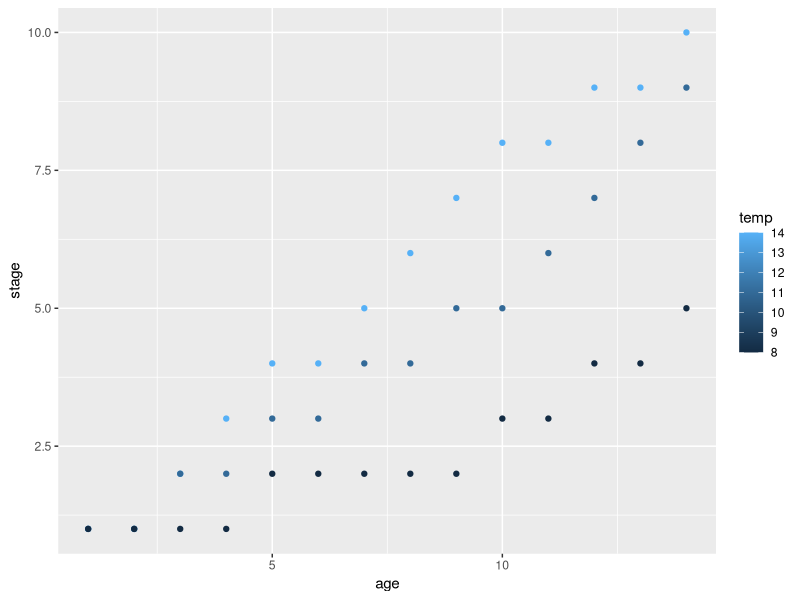

This figure's R source: (Note: this script raises an error after producing the figure.)
# load libraries ----------------------------------------------------------
library(tidyverse)


#### Step 2: read in the data
data<-read_csv(file="raw_data/miller and emlet data.csv")

data%>%
  ggplot(aes(y=stage, x=age, col=temp)) + geom_point()
  
data %>%
  group_by(temp) %>%
  do(tidy(lm(stage~age, data=.))) %>%
  filter(., term=="age")

